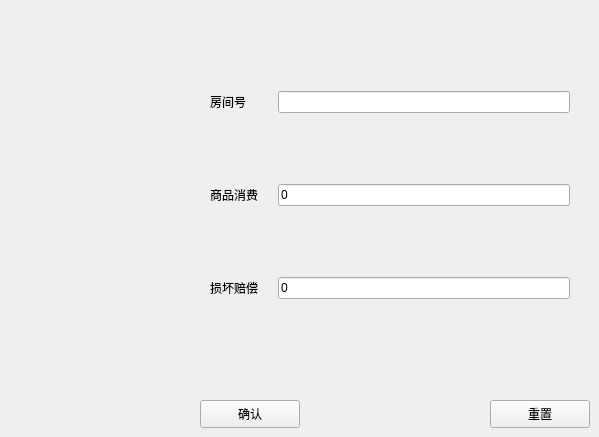
     <widget class="QWidget" name="tab_3">
      <property name="styleSheet">
       <string notr="true"/>
      </property>
      <attribute name="title">
       <string>消费</string>
      </attribute>
      <widget class="QPushButton" name="btnCConfirm">
       <property name="geometry">
        <rect>
         <x>200</x>
         <y>400</y>
         <width>100</width>
         <height>28</height>
        </rect>
       </property>
       <property name="text">
        <string>确认</string>
       </property>
      </widget>
      <widget class="QPushButton" name="btnCClear">
       <property name="geometry">
        <rect>
         <x>490</x>
         <y>400</y>
         <width>100</width>
         <height>28</height>
        </rect>
       </property>
       <property name="text">
        <string>重置</string>
       </property>
      </widget>
      <widget class="QWidget" name="widget_10" native="true">
       <property name="geometry">
        <rect>
         <x>190</x>
         <y>20</y>
         <width>400</width>
         <height>350</height>
        </rect>
       </property>
       <property name="styleSheet">
        <string notr="true"/>
       </property>
       <layout class="QGridLayout" name="gridLayout_7">
        <property name="leftMargin">
         <number>20</number>
        </property>
        <property name="topMargin">
         <number>20</number>
        </property>
        <property name="rightMargin">
         <number>20</number>
        </property>
        <property name="bottomMargin">
         <number>20</number>
        </property>
        <property name="spacing">
         <number>20</number>
        </property>
        <item row="0" column="0">
         <widget class="QLabel" name="label_6">
          <property name="text">
           <string>房间号</string>
          </property>
         </widget>
        </item>
        <item row="0" column="1">
         <widget class="QLineEdit" name="letCRoomNumber"/>
        </item>
        <item row="1" column="0">
         <widget class="QLabel" name="label_7">
          <property name="text">
           <string>商品消费</string>
          </property>
         </widget>
        </item>
        <item row="1" column="1">
         <widget class="QLineEdit" name="letCConsume">
          <property name="text">
           <string>0</string>
          </property>
         </widget>
        </item>
        <item row="2" column="0">
         <widget class="QLabel" name="label_8">
          <property name="text">
           <string>损坏赔偿</string>
          </property>
         </widget>
        </item>
        <item row="2" column="1">
         <widget class="QLineEdit" name="letCDamage">
          <property name="text">
           <string>0</string>
          </property>
         </widget>
        </item>
       </layout>
      </widget>
     </widget>
